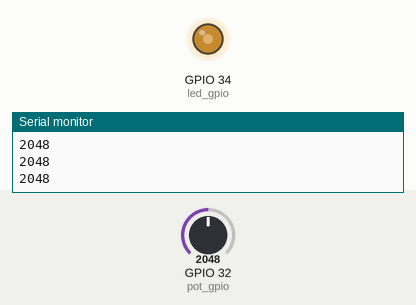
Bench run of a sketch on a simulated ESP32. Parts: output pins drawn as LEDs (lit = HIGH), the last lines printed to the serial monitor. The test bench sets the inputs (shaded band); at power-on: GPIO 32 (pot_gpio) = 2048.

Above: at 1.2 s.
1.3 s: GPIO 32 (pot_gpio) set to 2866
At 1.7 s:
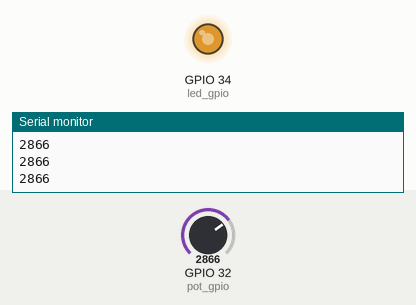
2.8 s: GPIO 32 (pot_gpio) set to 3603
At 4.0 s:
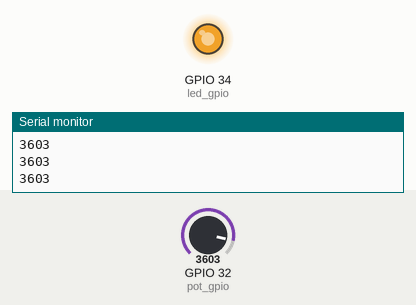
4.3 s: GPIO 32 (pot_gpio) set to 491
At 5.3 s:
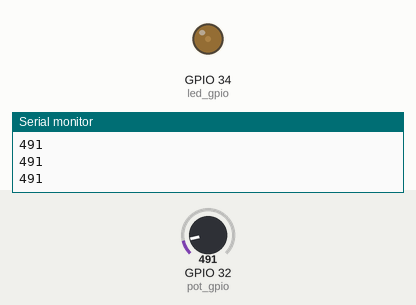
5.8 s: GPIO 32 (pot_gpio) set to 0
At 6.3 s:
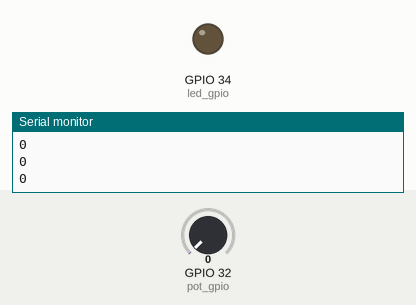
Timing chart, 0 to 8.3 s (numbered marks = the images above; inputs shaded):
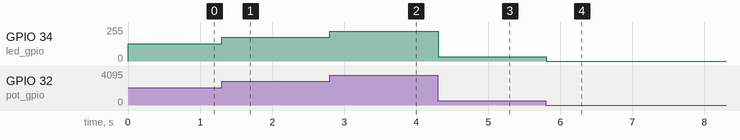

Measured:
- after the input at 1.3 s, GPIO 34 (led_gpio): 128/255 → 178/255 at once
- after the input at 2.8 s, GPIO 34 (led_gpio): 178/255 → 224/255 at once
- after the input at 4.3 s, GPIO 34 (led_gpio): 224/255 → 31/255 at once
- after the input at 5.8 s, GPIO 34 (led_gpio): 31/255 → 0/255 at once

The sketch:

01e_Potentiometer_Led.ino
```cpp
const byte pot_gpio=32;
const byte led_gpio=34;

int brightness=0;
int fadeamount=5;

void setup()
{
  ledcAttachPin(led_gpio,0);
  ledcSetup(0,4000,12);
  Serial.begin(9600);
  }

void loop()

{
ledcWrite(0,analogRead(pot_gpio));
Serial.println(analogRead(pot_gpio));

  }
```
